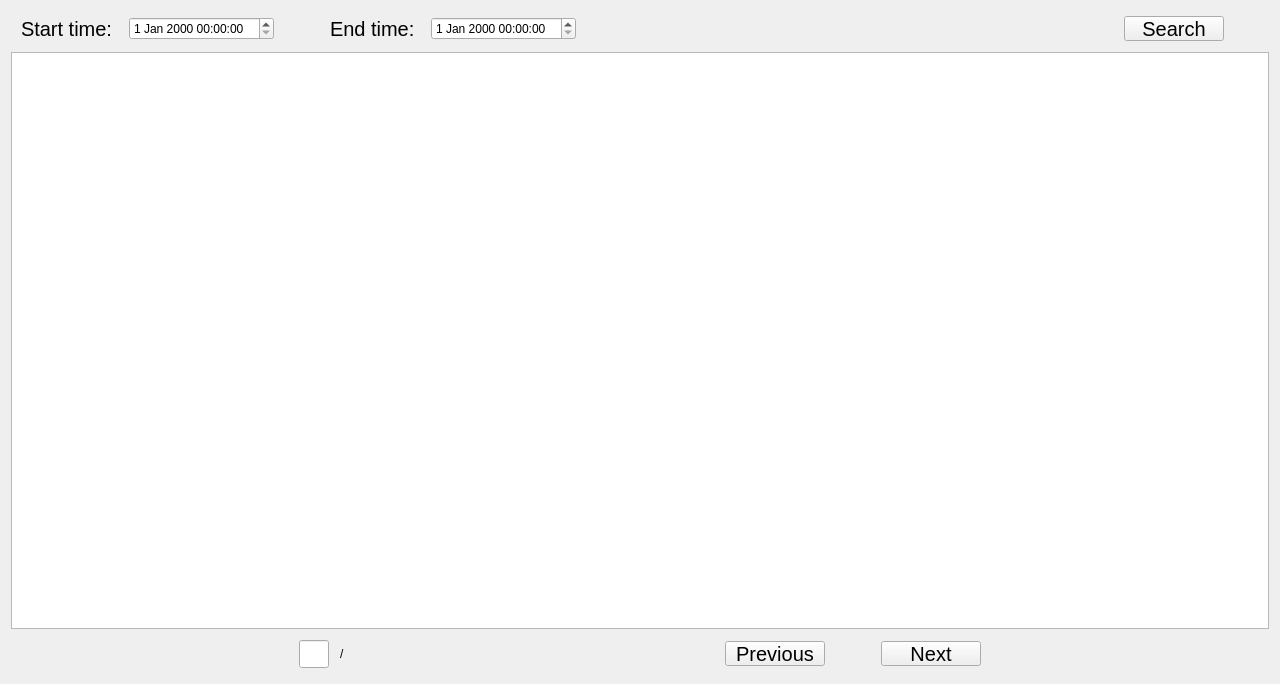
<?xml version="1.0" encoding="UTF-8"?>
<ui version="4.0">
 <class>PersonData</class>
 <widget class="QWidget" name="PersonData">
  <property name="geometry">
   <rect>
    <x>0</x>
    <y>0</y>
    <width>1280</width>
    <height>684</height>
   </rect>
  </property>
  <property name="windowTitle">
   <string>PersonData</string>
  </property>
  <layout class="QVBoxLayout" name="verticalLayout">
   <item>
    <layout class="QHBoxLayout" name="horizontalLayout">
     <item>
      <widget class="QLabel" name="label">
       <property name="styleSheet">
        <string notr="true">margin:5px;font-size:20px;</string>
       </property>
       <property name="text">
        <string>Start time:</string>
       </property>
      </widget>
     </item>
     <item>
      <widget class="QDateTimeEdit" name="startTimeEdit"/>
     </item>
     <item>
      <spacer name="horizontalSpacer_2">
       <property name="orientation">
        <enum>Qt::Horizontal</enum>
       </property>
       <property name="sizeType">
        <enum>QSizePolicy::Preferred</enum>
       </property>
       <property name="sizeHint" stdset="0">
        <size>
         <width>40</width>
         <height>20</height>
        </size>
       </property>
      </spacer>
     </item>
     <item>
      <widget class="QLabel" name="label_2">
       <property name="styleSheet">
        <string notr="true">margin:5px;font-size:20px;</string>
       </property>
       <property name="text">
        <string>End time:</string>
       </property>
      </widget>
     </item>
     <item>
      <widget class="QDateTimeEdit" name="endTimeEdit"/>
     </item>
     <item>
      <spacer name="horizontalSpacer">
       <property name="orientation">
        <enum>Qt::Horizontal</enum>
       </property>
       <property name="sizeType">
        <enum>QSizePolicy::Expanding</enum>
       </property>
       <property name="sizeHint" stdset="0">
        <size>
         <width>40</width>
         <height>20</height>
        </size>
       </property>
      </spacer>
     </item>
     <item>
      <widget class="QPushButton" name="btnSearch">
       <property name="minimumSize">
        <size>
         <width>110</width>
         <height>35</height>
        </size>
       </property>
       <property name="maximumSize">
        <size>
         <width>110</width>
         <height>35</height>
        </size>
       </property>
       <property name="styleSheet">
        <string notr="true">margin:5px;font-size:20px;</string>
       </property>
       <property name="text">
        <string>Search</string>
       </property>
      </widget>
     </item>
     <item>
      <spacer name="horizontalSpacer_3">
       <property name="orientation">
        <enum>Qt::Horizontal</enum>
       </property>
       <property name="sizeType">
        <enum>QSizePolicy::Preferred</enum>
       </property>
       <property name="sizeHint" stdset="0">
        <size>
         <width>40</width>
         <height>20</height>
        </size>
       </property>
      </spacer>
     </item>
    </layout>
   </item>
   <item>
    <widget class="QTableWidget" name="tableWidget"/>
   </item>
   <item>
    <layout class="QHBoxLayout" name="horizontalLayout_2">
     <item>
      <spacer name="horizontalSpacer_7">
       <property name="orientation">
        <enum>Qt::Horizontal</enum>
       </property>
       <property name="sizeHint" stdset="0">
        <size>
         <width>40</width>
         <height>20</height>
        </size>
       </property>
      </spacer>
     </item>
     <item>
      <widget class="QLineEdit" name="lineEditPage">
       <property name="minimumSize">
        <size>
         <width>40</width>
         <height>0</height>
        </size>
       </property>
       <property name="maximumSize">
        <size>
         <width>40</width>
         <height>16777215</height>
        </size>
       </property>
       <property name="styleSheet">
        <string notr="true">margin:5px;font-size:20px;</string>
       </property>
      </widget>
     </item>
     <item>
      <widget class="QLabel" name="label_3">
       <property name="text">
        <string>/</string>
       </property>
      </widget>
     </item>
     <item>
      <widget class="QLabel" name="labelPageSum">
       <property name="minimumSize">
        <size>
         <width>80</width>
         <height>0</height>
        </size>
       </property>
       <property name="maximumSize">
        <size>
         <width>80</width>
         <height>16777215</height>
        </size>
       </property>
       <property name="styleSheet">
        <string notr="true">margin:5px;font-size:20px;</string>
       </property>
       <property name="text">
        <string/>
       </property>
      </widget>
     </item>
     <item>
      <spacer name="horizontalSpacer_6">
       <property name="orientation">
        <enum>Qt::Horizontal</enum>
       </property>
       <property name="sizeHint" stdset="0">
        <size>
         <width>40</width>
         <height>20</height>
        </size>
       </property>
      </spacer>
     </item>
     <item>
      <widget class="QPushButton" name="btnPre">
       <property name="minimumSize">
        <size>
         <width>110</width>
         <height>35</height>
        </size>
       </property>
       <property name="maximumSize">
        <size>
         <width>110</width>
         <height>35</height>
        </size>
       </property>
       <property name="styleSheet">
        <string notr="true">margin:5px;font-size:20px;</string>
       </property>
       <property name="text">
        <string>Previous</string>
       </property>
      </widget>
     </item>
     <item>
      <spacer name="horizontalSpacer_4">
       <property name="orientation">
        <enum>Qt::Horizontal</enum>
       </property>
       <property name="sizeType">
        <enum>QSizePolicy::Preferred</enum>
       </property>
       <property name="sizeHint" stdset="0">
        <size>
         <width>40</width>
         <height>20</height>
        </size>
       </property>
      </spacer>
     </item>
     <item>
      <widget class="QPushButton" name="btnNext">
       <property name="minimumSize">
        <size>
         <width>110</width>
         <height>35</height>
        </size>
       </property>
       <property name="maximumSize">
        <size>
         <width>110</width>
         <height>35</height>
        </size>
       </property>
       <property name="styleSheet">
        <string notr="true">margin:5px;font-size:20px;</string>
       </property>
       <property name="text">
        <string>Next</string>
       </property>
      </widget>
     </item>
     <item>
      <spacer name="horizontalSpacer_5">
       <property name="orientation">
        <enum>Qt::Horizontal</enum>
       </property>
       <property name="sizeHint" stdset="0">
        <size>
         <width>40</width>
         <height>20</height>
        </size>
       </property>
      </spacer>
     </item>
    </layout>
   </item>
  </layout>
 </widget>
 <layoutdefault spacing="6" margin="11"/>
 <resources/>
 <connections/>
</ui>
